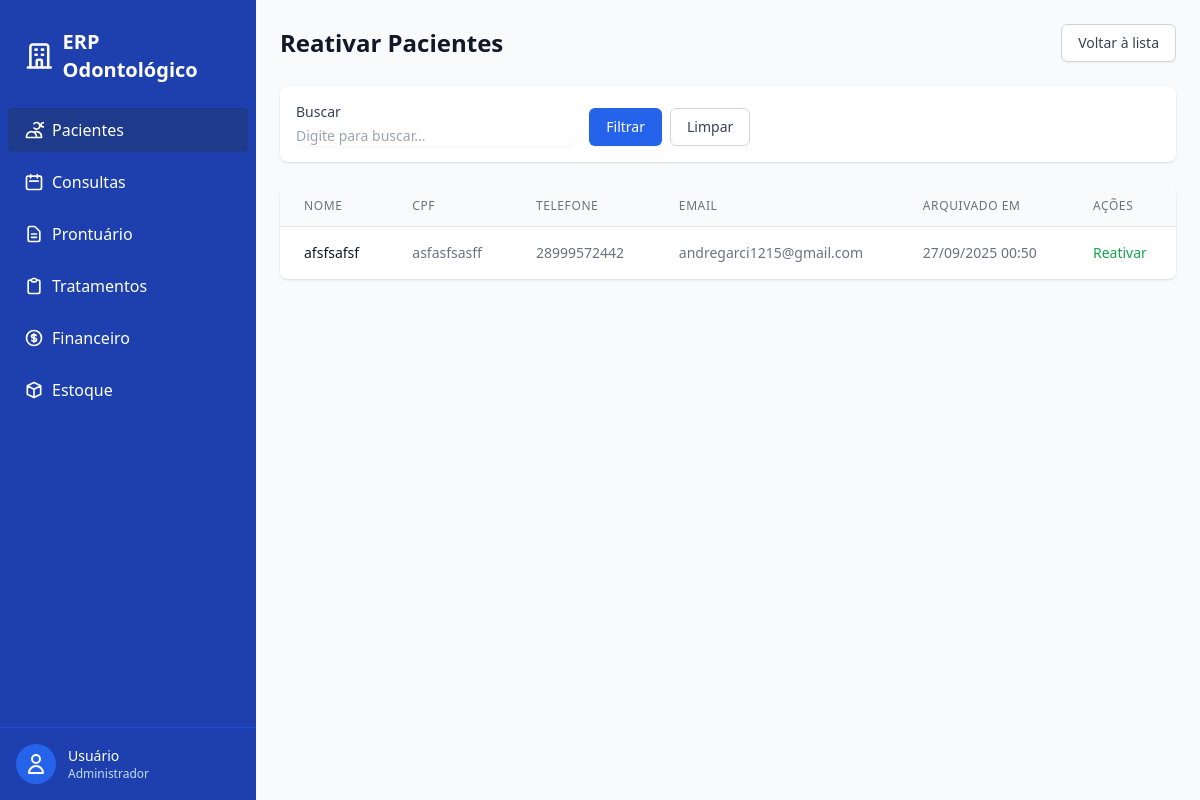
Before: /pacientes/arquivados/ (signed in) with the older database file.
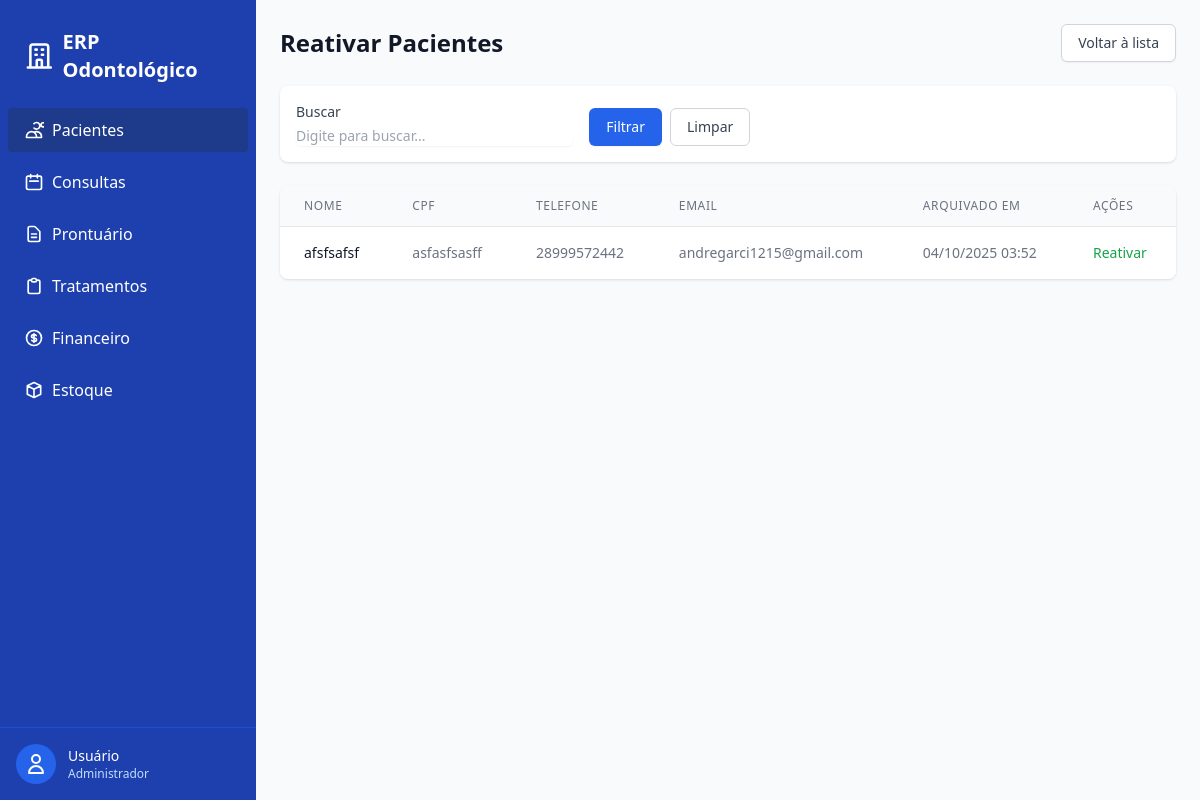
After: the same page with the newer database file.
### pacientes/models.py (models this page shows, shortened)
class Paciente(models.Model):
    nome = models.CharField(max_length=250)
    cpf = models.CharField(unique=True)
    data_nascimento = models.DateField()
    telefone = models.CharField()
    email = models.EmailField(blank=True)
    endereco = models.TextField(blank=True)
    is_active = models.BooleanField(default=True)
    deleted_at = models.DateTimeField(null=True, blank=True)
    criado_em = models.DateTimeField(auto_now_add=True)
    atualizado_em = models.DateTimeField(auto_now=True)
    class Meta:
        ordering = ['nome']
        verbose_name = "Paciente"
        verbose_name_plural = "Pacientes"

### pacientes/views.py (the view)
# urls.py: path("arquivados/", views.PacienteArchivedListView.as_view(), name="archived_list"),
class PacienteArchivedListView(LoginRequiredMixin, PermissionRequiredMixin, ListView):
    model = Paciente
    template_name = "pacientes/paciente_archived_list.html"
    context_object_name = "pacientes"
    paginate_by = 20
    permission_required = "pacientes.view_paciente"
    def get_queryset(self):
        qs = Paciente.objects.filter(is_active=False)
        q = self.request.GET.get("q", "").strip()
        if q:
            qs = qs.filter(Q(nome__icontains=q) | Q(cpf__icontains=q) | Q(email__icontains=q))
        return qs.order_by("nome")

### templates/pacientes/paciente_archived_list.html (shortened to what this page needs)
{% extends "base.html" %}
{% load static %}
{% block content %}
<div class="mb-6 flex justify-between items-center">
    <h1 class="text-2xl font-bold text-gray-900">Reativar Pacientes</h1>
    <a href="{% url 'pacientes:list' %}"
        class="inline-flex items-center px-4 py-2 border border-gray-300 text-sm font-medium rounded-md shadow-sm text-gray-700 bg-white hover:bg-gray-50 focus:outline-none focus:ring-2 focus:ring-offset-2 focus:ring-gray-300">
        Voltar à lista
    </a>
</div>
{% include "partials/_search_filter.html" with additional_filters="" %}
<div class="bg-white shadow overflow-hidden sm:rounded-lg">
    <div class="overflow-x-auto">
        <table class="min-w-full divide-y divide-gray-200">
            <thead class="bg-gray-50">
                <tr>
                    <th class="px-6 py-3 text-left text-xs font-medium text-gray-500 uppercase tracking-wider">Nome</th>
                    <th class="px-6 py-3 text-left text-xs font-medium text-gray-500 uppercase tracking-wider">CPF</th>
                    <th class="px-6 py-3 text-left text-xs font-medium text-gray-500 uppercase tracking-wider">Telefone
                    </th>
                    <th class="px-6 py-3 text-left text-xs font-medium text-gray-500 uppercase tracking-wider">Email
                    </th>
                    <th class="px-6 py-3 text-left text-xs font-medium text-gray-500 uppercase tracking-wider">Arquivado
                        em</th>
                    <th class="px-6 py-3 text-left text-xs font-medium text-gray-500 uppercase tracking-wider">Ações
                    </th>
                </tr>
            </thead>
            <tbody class="bg-white divide-y divide-gray-200">
                {% for paciente in pacientes %}
                <tr class="hover:bg-gray-50">
                    <td class="px-6 py-4 whitespace-nowrap text-sm font-medium text-gray-900">{{ paciente.nome }}</td>
                    <td class="px-6 py-4 whitespace-nowrap text-sm text-gray-500">{{ paciente.cpf }}</td>
                    <td class="px-6 py-4 whitespace-nowrap text-sm text-gray-500">{{ paciente.telefone }}</td>
                    <td class="px-6 py-4 whitespace-nowrap text-sm text-gray-500">{{ paciente.email }}</td>
                    <td class="px-6 py-4 whitespace-nowrap text-sm text-gray-500">
                        {{ paciente.deleted_at|date:"d/m/Y H:i" }}
                    </td>
                    <td class="px-6 py-4 whitespace-nowrap text-sm font-medium">
                        <form method="post" action="{% url 'pacientes:reactivate' paciente.id %}" class="inline"
                            onsubmit="return confirm('Reativar o paciente {{ paciente.nome }}?');">
                            <button type="submit" class="text-green-600 hover:text-green-900">Reativar</button>
                        </form>
                    </td>
                </tr>
                {% empty %}
                <tr>
                    <td colspan="6" class="px-6 py-4 text-center text-sm text-gray-500">
                        Nenhum paciente arquivado encontrado.
                    </td>
                </tr>
                {% endfor %}
            </tbody>
        </table>
    </div>
</div>
{% endblock %}

Changed rows visible on the page:
changed Paciente "afsfsafsf": deleted_at "27/09/2025 00:50" → "04/10/2025 03:52"
